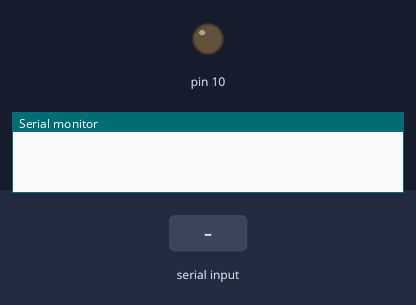
Simulated run of this sketch. Board: Arduino Uno, built with avr-gcc and run on an emulated ATmega328P. Parts: output pins drawn as LEDs (lit = HIGH), the last lines printed to the serial monitor. Inputs (shaded band) come from the test bench.

Above: at 1.2 s.
1.3 s: "90,45\n" received over Serial
At 1.45 s:
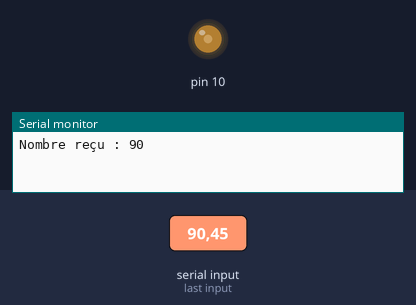
4.1 s: "30,150\n" received over Serial
At 5.1 s:
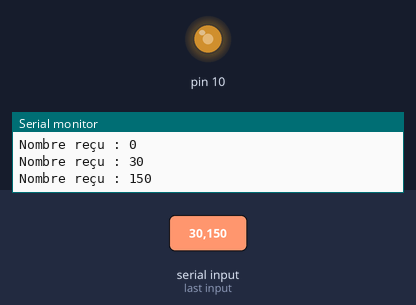
6.9 s: "200\n" received over Serial
At 7.6 s:
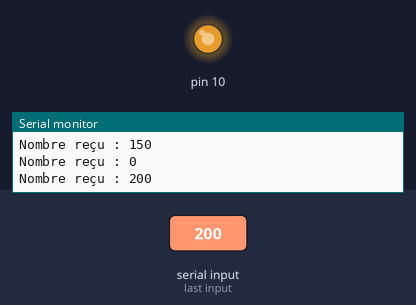
Timing chart, 0 to 9.9 s (numbered marks = the images above; inputs shaded):
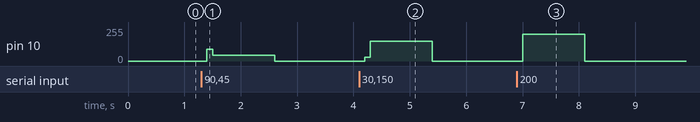

Measured:
- after the input at 1.3 s, pin 10: 0/255 → 90/255 after 0.10 s, → 45/255 0.10 s later, → 0/255 1.1 s later
- after the input at 4.1 s, pin 10: 0/255 → 30/255 after 0.10 s, → 150/255 0.10 s later, → 0/255 1.1 s later
- after the input at 6.9 s, pin 10: 0/255 → 200/255 after 0.10 s, → 0/255 1.1 s later

The sketch:

V1_fan_control.ino
```cpp
int receivedNumber =0;
void setup() {
  // Initialise le port série à 9600 bauds
  Serial.begin(9600);

}

void loop() {
  if (Serial.available() > 0) {
    // Attendre un peu pour que tout le nombre arrive
    delay(100);

    // Lire le nombre entier envoyé sur le port série
    receivedNumber = Serial.parseInt();

    // Affiche le nombre reçu sur le moniteur série
    Serial.print("Nombre reçu : ");
    Serial.println(receivedNumber);
  }
  analogWrite(10,receivedNumber);
}
```
